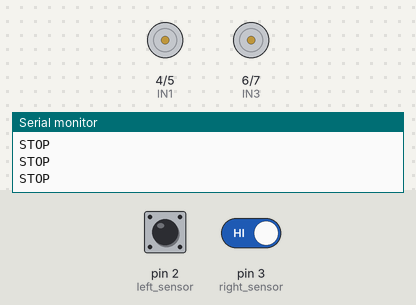
Bench run of a sketch on a simulated Arduino Uno, built with avr-gcc and run on an emulated ATmega328P. On the bench: motor-driver pin pairs drawn as motors (green arrow = first pin HIGH = forward, orange = second pin HIGH = backward, longer = more drive), the last lines printed to the serial monitor. The inputs (shaded band) are chosen by the test bench; at power-on: pin 2 (left_sensor) HIGH, pin 3 (right_sensor) HIGH.

Above: at 1.2 s.
1.3 s: pin 2 (left_sensor) driven LOW
At 1.7 s:
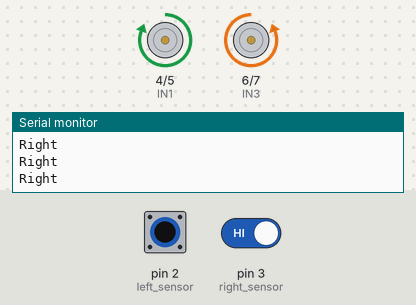
2.8 s: pin 3 (right_sensor) driven LOW
At 4.0 s:
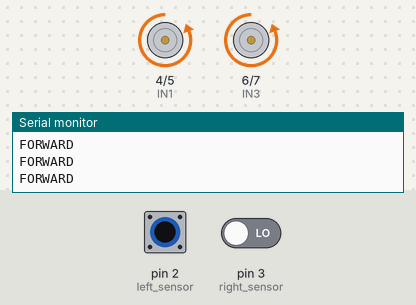
4.3 s: pin 2 (left_sensor) driven HIGH
At 5.0 s:
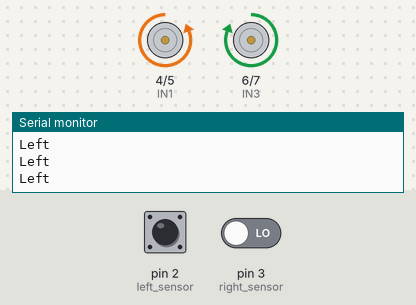
5.8 s: pin 3 (right_sensor) driven HIGH
At 6.1 s:
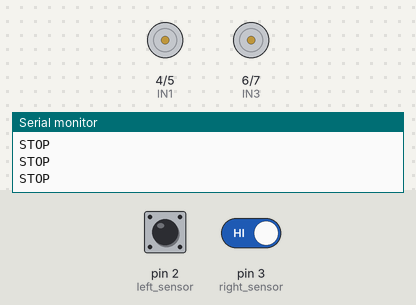
7.3 s: pin 2 (left_sensor) pulsed LOW 2 times (0.12 s each, 0.3 s apart)
At 7.51 s:
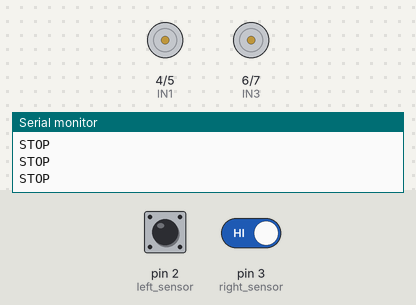
10.9 s: pin 2 (left_sensor) driven LOW and pin 3 (right_sensor) driven LOW
At 11.3 s:
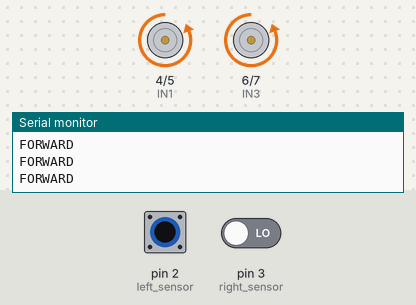
Timing chart, 0 to 13.9 s (numbered marks = the images above; inputs shaded):
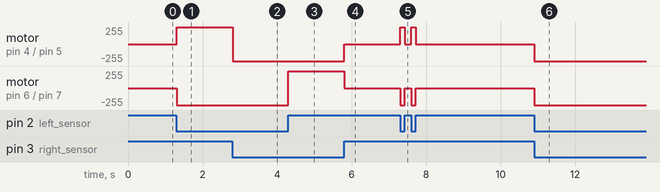

The sketch:

school.ino
```cpp
int left_sensor=2;// pin no 2 in arduino to IR sensor Out pin
int right_sensor=3; // pin no 3 in arduino to IR sensor Out pin
int IN1=4;// pin no 4 in arduino to motor driver IN1 pin
int IN2=5;// pin no 5 in arduino to motor driver IN2 pin
int IN3=6;// pin no 6 in arduino to motor driver IN3 pin
int IN4=7;// pin no 7 in arduino to motor driver IN4 pin
void setup() {
  pinMode(left_sensor,INPUT);
  pinMode(right_sensor,INPUT);
  pinMode(IN1,OUTPUT);
  pinMode(IN2,OUTPUT);
  pinMode(IN3,OUTPUT);
  pinMode(IN4,OUTPUT);
  Serial.begin(9600);
}
void loop() {
  int left_sensor_val=digitalRead(left_sensor);
  int right_sensor_val=digitalRead(right_sensor);

  if (left_sensor_val == LOW && right_sensor_val == LOW){
    forward();
    }else if (left_sensor_val == HIGH && right_sensor_val == LOW ){
      left();

    }else if (left_sensor_val == LOW && right_sensor_val == HIGH){
      right();

    } else if (left_sensor_val == HIGH && right_sensor_val == HIGH){
      stop();
    }

}


void forward(){
  digitalWrite(IN1,LOW);
  digitalWrite(IN2,HIGH);
  digitalWrite(IN3,LOW);
  digitalWrite(IN4,HIGH);
  Serial.println("FORWARD");
}

void right(){
  digitalWrite(IN1,HIGH);
  digitalWrite(IN2,LOW);
  digitalWrite(IN3,LOW);
  digitalWrite(IN4,HIGH);
  Serial.println("Right");
 }

 void left(){
  digitalWrite(IN1,LOW);
  digitalWrite(IN2,HIGH);
  digitalWrite(IN3,HIGH);
  digitalWrite(IN4,LOW);
  Serial.println("Left");
 }
 void stop(){
    digitalWrite(IN1,LOW);
    digitalWrite(IN2,LOW);
    digitalWrite(IN3,LOW);
    digitalWrite(IN4,LOW);
   Serial.println("STOP");

  }
```

Measured:
- after the input at 1.3 s, motor on pin 4 (IN1) / pin 5 (IN2): stopped → forward 255/255 at once; motor on pin 6 (IN3) / pin 7 (IN4): stopped → backward 255/255 at once
- after the input at 2.8 s, motor on pin 4 (IN1) / pin 5 (IN2): forward 255/255 → backward 255/255 at once
- after the input at 4.3 s, motor on pin 6 (IN3) / pin 7 (IN4): backward 255/255 → forward 255/255 at once
- after the input at 5.8 s, motor on pin 4 (IN1) / pin 5 (IN2): backward 255/255 → stopped at once; motor on pin 6 (IN3) / pin 7 (IN4): forward 255/255 → stopped at once
- after the input at 7.3 s, motor on pin 4 (IN1) / pin 5 (IN2): alternates forward 255/255 for 0.12 s and stopped for 0.18 s, 4 changes in all, then stays stopped, starting at once; motor on pin 6 (IN3) / pin 7 (IN4): alternates backward 255/255 for 0.12 s and stopped for 0.18 s, 4 changes in all, then stays stopped, starting at once
- after the input at 10.9 s, motor on pin 4 (IN1) / pin 5 (IN2), motor on pin 6 (IN3) / pin 7 (IN4): stopped → backward 255/255 at once
